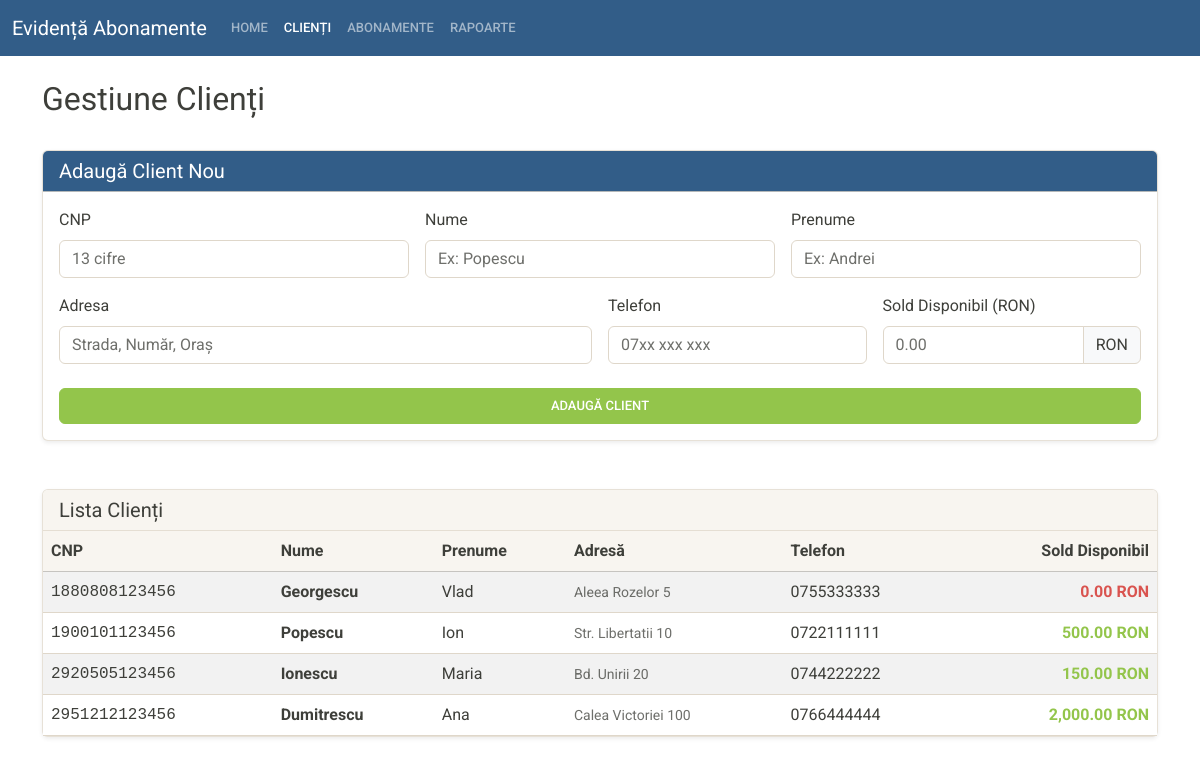
/html-php/clienti.php, run on an earlier commit of the app's database.
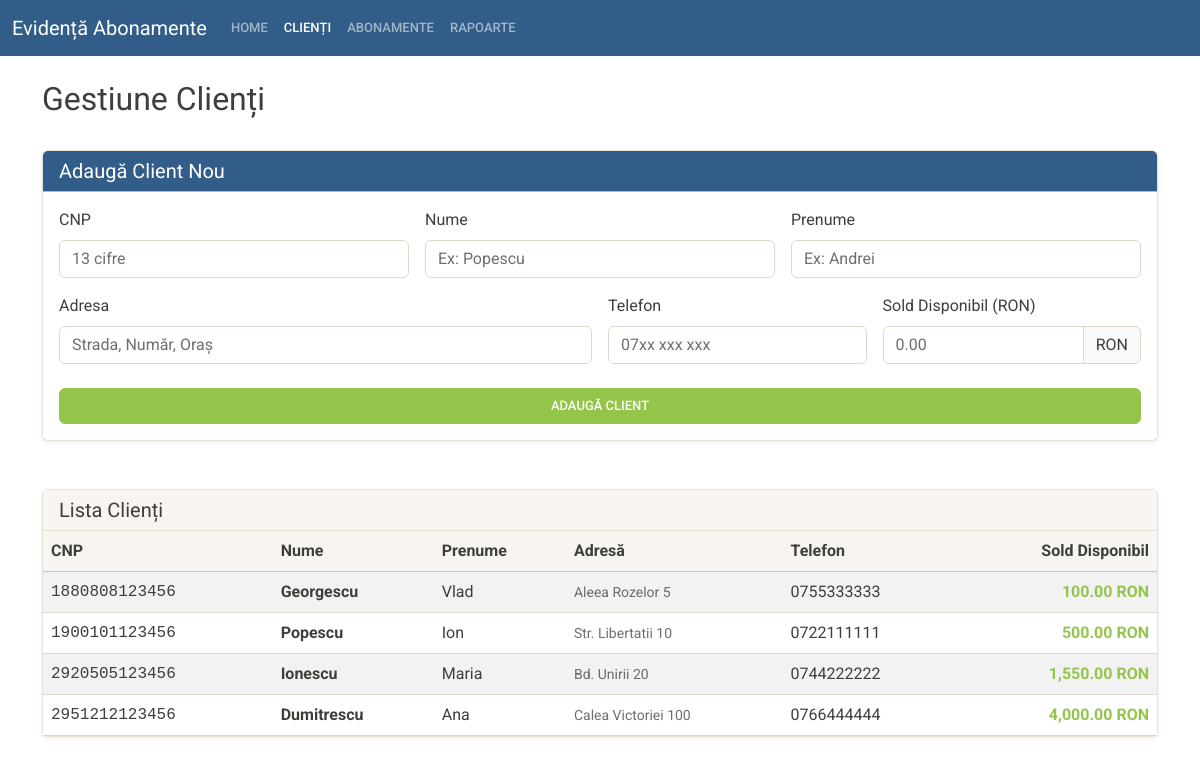
And on a later commit of the database.
### tables this page shows
CREATE TABLE IF NOT EXISTS clienti (
    CNP CHAR(13) NOT NULL,
    nume VARCHAR(15) NOT NULL,
    prenume VARCHAR(20) NOT NULL,
    adresa VARCHAR(50),
    telefon VARCHAR(15),
    disponibil DECIMAL(10, 2) DEFAULT 0,
    PRIMARY KEY (CNP),
    CONSTRAINT chk_disponibil_pozitiv CHECK (disponibil >= 0)
);

### html-php/clienti.php (the view, shortened to what this page needs)
<?php
require 'db.php';
$stmt = $pdo->query("SELECT * FROM clienti");
$clienti = $stmt->fetchAll();
?>
<!DOCTYPE html>
<html lang="ro">
<head>
    <link rel="stylesheet" href="style.css">
</head>
<body>
    <nav class="navbar navbar-expand-lg bg-primary" data-bs-theme="dark">
    <div class="container-fluid">
        <a class="navbar-brand" href="#">Evidență Abonamente</a>
        <div class="collapse navbar-collapse" id="navbarColor01">
        <ul class="navbar-nav me-auto">
            <li class="nav-item">
            <a class="nav-link" href="index.php">Home
            </a>
            </li>
            <li class="nav-item">
            <a class="nav-link active" href="clienti.php">Clienți</a>
            </li>
            <li class="nav-item">
            <a class="nav-link" href="abonamente.php">Abonamente</a>
            </li>
            <li class="nav-item">
            <a class="nav-link" href="rapoarte.php">Rapoarte</a>
            </li>
        </ul>
        </div>
    </div>
    </nav>
    <div class="container py-4">
    <div class="d-flex justify-content-between align-items-center mb-4">
        <h1 class="h2">Gestiune Clienți</h1>
    </div>
    <div class="card shadow-sm mb-5">
        <div class="card-header bg-primary text-white">
            <h5 class="card-title mb-0"><i class="bi bi-person-plus"></i> Adaugă Client Nou</h5>
        </div>
        <div class="card-body">
            <form method="POST">
                <div class="row g-3">
                    <div class="col-md-4">
                        <label class="form-label">CNP</label>
                        <input type="text" name="cnp" class="form-control" placeholder="13 cifre" required maxlength="13">
                    </div>
                    <div class="col-md-4">
                        <label class="form-label">Nume</label>
                        <input type="text" name="nume" class="form-control" placeholder="Ex: Popescu" required>
                    </div>
                    <div class="col-md-4">
                        <label class="form-label">Prenume</label>
                        <input type="text" name="prenume" class="form-control" placeholder="Ex: Andrei" required>
                    </div>
                    <div class="col-md-6">
                        <label class="form-label">Adresa</label>
                        <input type="text" name="adresa" class="form-control" placeholder="Strada, Număr, Oraș">
                    </div>
                    <div class="col-md-3">
                        <label class="form-label">Telefon</label>
                        <input type="text" name="telefon" class="form-control" placeholder="07xx xxx xxx">
                    </div>
                    <div class="col-md-3">
                        <label class="form-label">Sold Disponibil (RON)</label>
                        <div class="input-group">
                            <input type="number" step="0.01" name="disponibil" class="form-control" placeholder="0.00" required>
                            <span class="input-group-text">RON</span>
                        </div>
                    </div>
                    <div class="col-12 mt-4">
                        <button type="submit" name="adauga_client" class="btn btn-success w-100">
                            <i class="bi bi-save"></i> Adaugă Client
                        </button>
                    </div>
                </div>
            </form>
        </div>
    </div>
    <div class="card shadow-sm">
        <div class="card-header bg-light">
            <h5 class="mb-0">Lista Clienți</h5>
        </div>
        <div class="card-body p-0">
            <div class="table-responsive">
                <table class="table table-striped table-hover mb-0 align-middle">
                    <thead class="table-light">
                        <tr>
                            <th>CNP</th>
                            <th>Nume</th>
                            <th>Prenume</th>
                            <th>Adresă</th>
                            <th>Telefon</th>
                            <th class="text-end">Sold Disponibil</th>
                        </tr>
                    </thead>
                    <tbody>
                        <?php foreach ($clienti as $client): ?>
                        <tr>
                            <td class="font-monospace"><?= htmlspecialchars($client['CNP']) ?></td>
                            <td class="fw-bold"><?= htmlspecialchars($client['nume']) ?></td>
                            <td><?= htmlspecialchars($client['prenume']) ?></td>
                            <td class="small text-muted"><?= htmlspecialchars($client['adresa']) ?></td>
                            <td><?= htmlspecialchars($client['telefon']) ?></td>
                            <td class="text-end <?= $client['disponibil'] > 0 ? 'text-success fw-bold' : 'text-danger fw-bold' ?>">
                                <?= number_format($client['disponibil'], 2) ?> RON
                            </td>
                        </tr>
                        <?php endforeach; ?>
                    </tbody>
                </table>
            </div>
        </div>
    </div>
</div>
</body>
</html>

What changed in the data, as far as the page shows it:
changed clienti "Georgescu": disponibil "0.00" → "100.00"
changed clienti "Ionescu": disponibil "150.00" → "1,550.00"
changed clienti "Dumitrescu": disponibil "2,000.00" → "4,000.00"
